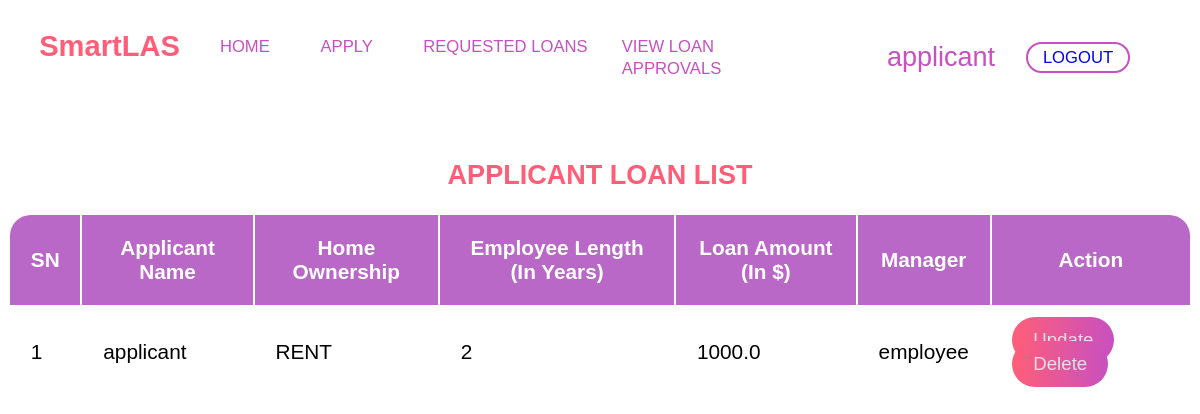
The app's page /loan/list/ (signed in), older data.
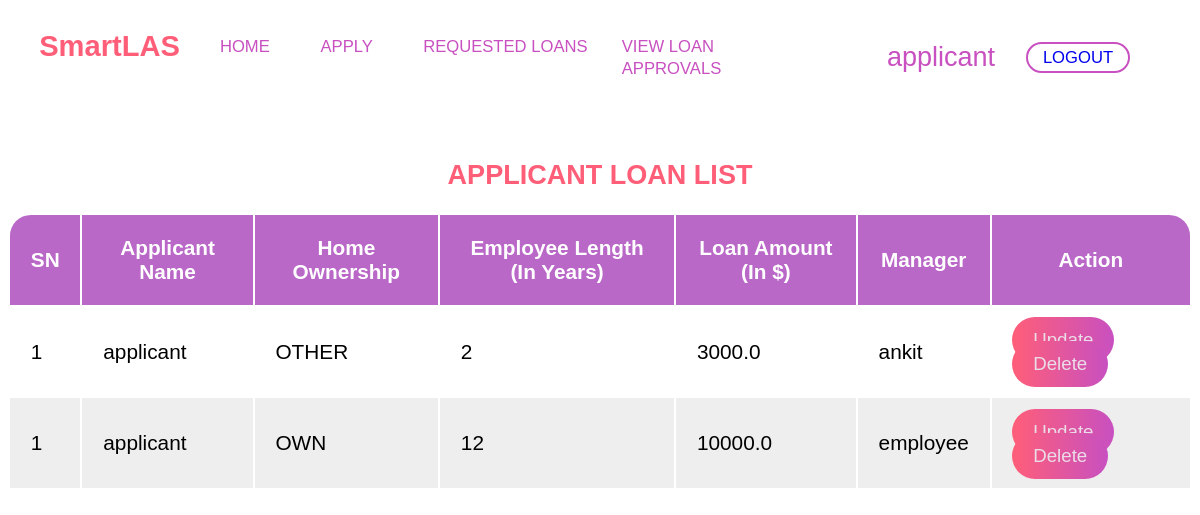
The same page, newer data.
### loan_approval/models.py (models this page shows)
class Loan(models.Model):
    OWNERSHIP_CHOICES = [('RENT','RENT'),
                         ('OWN','OWN'),
                         ('MORTGAGE','MORTGAGE'),
                         ('OTHER','OTHER')
                         ]
    INTENTIONS = [('PERSONAL','PERSONAL'),
                  ('EDUCATION','EDUCATION'),
                  ('MEDICAL','MEDICAL'),
                  ('VENTURE','VENTURE'),
                  ('HOMEIMPROVEMENT','HOMEIMPROVEMENT'),
                  ('DEBTCONSOLIDATION','DEBTCONSOLIDATION')
                  ]
    home_ownership = models.CharField(max_length=10,choices=OWNERSHIP_CHOICES)
    emp_length = models.PositiveIntegerField(validators=[MinValueValidator(0),
                                       MaxValueValidator(43)])
    loan_amount = models.FloatField(validators=[MinValueValidator(0.0),
                                       MaxValueValidator(40000.0)])
    person_age = models.PositiveIntegerField(validators=[MinValueValidator(18),
                                       MaxValueValidator(110)])
    income = models.FloatField(validators=[MinValueValidator(1000.0),
                                       MaxValueValidator(7000000.0)])
    loan_intent = models.CharField(max_length=20,choices=INTENTIONS)
    applicant_details = models.ForeignKey(Applicant, on_delete=models.CASCADE)
    managed_by = models.ForeignKey(Employee, on_delete=models.SET_NULL, null=True)

class Applicant(models.Model):
    applicant = models.OneToOneField(User, on_delete=models.CASCADE)
    def __str__(self):
        return f'{self.applicant.username}'

class Employee(models.Model):
    employee = models.OneToOneField(User, on_delete=models.CASCADE)
    def __str__(self):
        return f'{self.employee.username}'

### loan_approval/views.py (the view)
# urls.py: path('loan/list/',LoanRequestListView.as_view(), name='applicant_loan_list'),
@method_decorator(login_required(login_url=reverse_lazy('loan_approval:user_login')),name="dispatch")
class LoanRequestListView(ListView):
    model = Loan
    template_name = 'loan_approval/applicant_loan_request.html'
    def get_queryset(self):
        queryset = self.model._default_manager.all()
        try:
            user = self.request.user.applicant
        except:
            return queryset
        else:
            return queryset.filter(applicant_details = user)

### loan_approval/templates/loan_approval/applicant_loan_request.html (shortened to what this page needs)
{% load static %}
{% if user.is_authenticated %}
<!DOCTYPE html>
<html lang="en">
  <head>
    <link rel="stylesheet" href="{% static 'css/style4.css' %}" />
    <link rel="stylesheet" href="{% static 'css/loan_request_.css'%}">
  </head>
  <body>
    <nav>
      <div class="logos-section">
        <h2 class="logo">
            <a href="{% url 'loan_approval:index' %}">SmartLAS</a>
        </h2>
        <ul class="menu-items">
          {% if user.is_authenticated %}
          {% if user.applicant %}
          <li>
            <a href="{% url 'loan_approval:dashboard' %}">HOME</a>
          </li>
          <li>
            <a href="{% url 'loan_approval:loan_request' %}">APPLY</a>
          </li>
          <li>
            <a href="{% url 'loan_approval:applicant_loan_list' %}">REQUESTED LOANS</a>
          </li>
          <li>
            <a href="{% url 'loan_approval:loans_details_list' %}">VIEW LOAN APPROVALS</a>
          </li>
          {% endif %}
          {% endif %}
        </ul>
      </div>
      <ul class="cta-btns">
        {% if user.is_authenticated %}
        <li>
          <div >{{request.user}} </div>
        </li>
        <li>
          <a class="cta-btns1" href="{% url 'loan_approval:user_logout' %}">LOGOUT</a>
        </li>
        {% else %}
        <li>
          <a class="cta-btns1" href="{% url 'loan_approval:user_login' %}">LOGIN</a>
        </li>
        {% endif %}
      </ul>
    </nav>
    <main>
    {% if not user.is_staff %}
    <table id="loan-prediction">
        <h2>APPLICANT LOAN LIST</h2>
        <thead>
          <tr>
            <th class="bor-le">SN</th>
            <th>Applicant Name</th>
            <th>Home Ownership</th>
            <th>Employee Length (In Years)</th>
            <th>Loan Amount (In $)</th>
            <th>Manager</th>
            <th class="bor-ri"> Action </th>
          </tr>
        </thead>
        <tbody>
            {% for object in object_list %}
                {% if not object.loandetails %}
                <tr>
                    <td>1</td>
                    <td>{{object.applicant_details}}</td>
                    <td>{{object.home_ownership}}</td>
                    <td>{{object.emp_length}}</td>
                    <td>{{object.loan_amount}}</td>
                    <td>{{object.managed_by}}</td>
                    <td>
                        <a class="button" href="{% url 'loan_approval:loan_update' object.id %}">Update</a>
                        <a class="button" href="{% url 'loan_approval:loan_delete' object.id %}">Delete</a>
                    </td>
                  </tr>
                {% endif%}
            {% endfor %}
        </tbody>
      </table>
      {% else %}
    <h3>Employee or super admin cannot request loans.</h3>
    {% endif%}
</body>
</html>
{% endif %}
  </body>
</html>

### static/css/style4.css (style rules this page uses)
* { font-family: "Poppins", sans-serif; font-size: 1.3rem; }
.logo a { font-size: 1.4rem; color: #ff5e78; text-decoration: none; }
li { list-style: none; }
nav, .cta-btns, .menu-items { display: flex; align-items: center; }
nav { margin: 0 1.5rem 1.5rem 1.5rem; justify-content: space-between; }
.logos-section { display: flex; }
.menu-items li, .cta-btns li { font-size: 0.9rem; margin-right: 1.5rem; color: #c850c0; }
.menu-items li a { position: relative; font-size: 0.8rem; margin-right: 1.5rem; color: #c850c0; text-decoration: none; }
.menu-items li a::after { content: ''; background: linear-gradient(to right, #ff5e78, #c850c0); height: 1.5px; width: 100%; left: 0; position: absolute; bottom: -5px; opacity: 0; transition: all 0.2s; pointer-events: none; }
.cta-btns1, .cta-btns2 { font-size: 0.8rem; text-decoration: none; border: 2px solid #c850c0; padding: 0.2rem 0.7rem; border-radius: 0.9rem; }

### static/css/loan_request_.css (style rules this page uses)
main { display:flex; flex-direction: column; height: 10vh; }
h2 { text-align: center; color: #ff5e78; }
thead { background-color: #ba68c8; color:white; }
thead th { font-size: 1rem; padding:1rem; }
tr:nth-child(even) { background-color: #eeeeee; }
td { font-size: 1rem; padding:1rem; }
.button { background: linear-gradient(to right, #ff5e78, #c850c0); color: #ebdde8; border: none; font-size: 0.9rem; padding: 0.6rem 1rem; border-radius: 1.4rem; margin-top: 1rem; text-decoration: none; }
.bor-le { border-top-left-radius: 1rem; }
.bor-ri { border-top-right-radius: 1rem; }

Row changes from the older to the newer data that the page shows:
no longer on this page (row unchanged): Loan: applicant_details "applicant", home_ownership "RENT", emp_length "2", loan_amount "1000.0", managed_by "employee"
added Loan: applicant_details "applicant", home_ownership "OTHER", emp_length "2", loan_amount "3000.0", managed_by "ankit"
added Loan: applicant_details "applicant", home_ownership "OWN", emp_length "12", loan_amount "10000.0", managed_by "employee"
